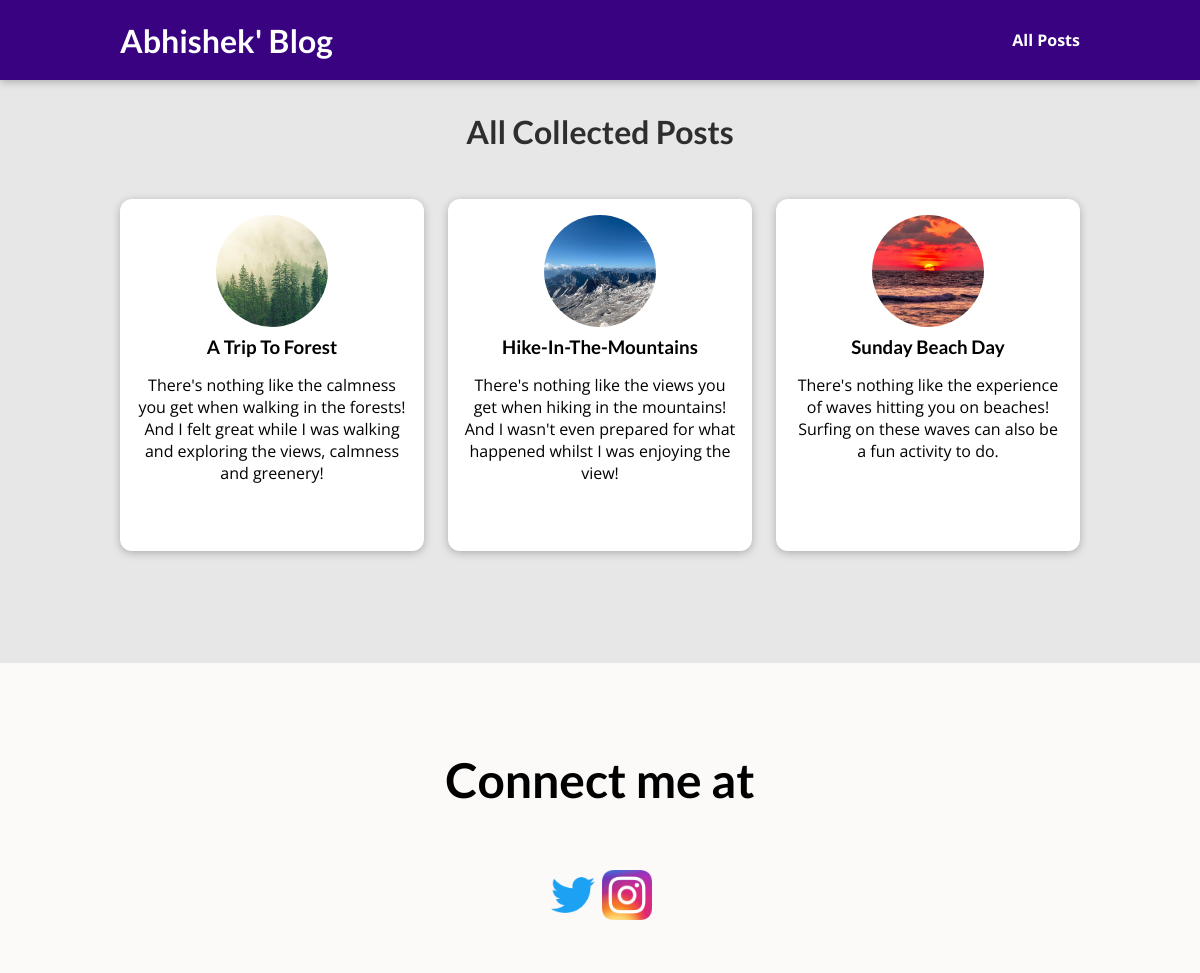
The page /posts on the database its author committed.
### blog/models.py (models this page shows, shortened)
class Post(models.Model):
    title = models.CharField(max_length=100)
    author = models.ForeignKey(
        Author, verbose_name=("Post author"), on_delete=models.SET_NULL, related_name="posts",null=True)
    excerpt = models.TextField()
    image_name = models.CharField(max_length=50, verbose_name="Post's image")
    post_date = models.DateField(
        auto_now=True, auto_now_add=False, verbose_name="Upload Date and time")
    slug = models.SlugField(unique=True, db_index=True)
    content = models.TextField(verbose_name="Post content", validators=[MinLengthValidator(10)])
    tags = models.ManyToManyField(Tag, verbose_name=("post tags"))
    class Meta:
        verbose_name=("Post")
        verbose_name_plural=("Posts")

### blog/views.py (the view)
# urls.py: path("posts", views.all_posts, name="posts-page"),
def all_posts(request):
    return render(request, "blog/all_posts.html",{"posts":posts})

### blog/templates/blog/all_posts.html (shortened to what this page needs)
{% extends 'base.html' %}
{% load static %}
{%block css_files%}
<link rel="stylesheet" href="{% static 'blog/post.css' %}" />
<link rel="stylesheet" href="{% static 'blog/all_posts.css' %}" />
{%endblock%}
{% block content %}
<section id="all-posts">
  <h2>All Collected Posts</h2>
  <ul>
  {% for post in posts %}
    {% include "blog/includes/post.html" %}
  {% endfor %}
  </ul>
</section>
{% endblock content %}

### blog/templates/blog/includes/post.html
{% load static %}
<li>
    <article class="post">
      <a href="{% url 'post-detail' post.slug %}">
        <img
          src="{% static 'blog/images/'|add:post.image_name %}"
          alt="{{post.title|title}}"
        />
        <div class="post_content">
          <h3>{{post.title|title}}</h3>
          <p>
            {{post.excerpt}}
          </p>
        </div>
      </a>
    </article>
  </li>

### static/app.css (style rules this page uses)
* { box-sizing: border-box; }
html { font-family: 'Open Sans', 'Lato', sans-serif; }
body { margin: 0; }
h1, h2, h3 { font-family: 'Lato', sans-serif; font-weight: bold; }

### blog/static/blog/post.css (style rules this page uses)
.post { display: flex; flex-direction: column; align-items: center; text-align: center; }
.post a { text-decoration: none; color: black; transition: all 0.2s ease; padding: 1rem; }
.post img { width: 5rem; height: 5rem; object-fit: cover; border-radius: 50%; }
.post h3 { margin: 0.25rem 0; }

### blog/static/blog/all_posts.css (style rules this page uses)
body { background-color: #e7e7e7; }
#all-posts { margin: 7rem auto; width: 90%; max-width: 60rem; }
#all-posts h2 { text-align: center; font-size: 2rem; color: #2e2e2e; margin: 3rem 0; }
ul { list-style: none; margin: 0; padding: 0; display: grid; grid-template-columns: repeat(auto-fill, minmax(17rem, 1fr)); gap: 1.5rem; }
.post img { width: 7rem; height: 7rem; }
.post a { height: 22rem; transform-origin: center; box-shadow: 0 2px 8px rgba(0, 0, 0, 0.25); border-radius: 12px; background-color: white; }

### rows shown on the page
Post: image_name (picture), title "A Trip To Forest", excerpt "There's nothing like the calmness you get when walking in the forests! And I felt great while I was walking and exploring the views, calmness and greenery!"
Post: image_name (picture), title "Hike-In-The-Mountains", excerpt "There's nothing like the views you get when hiking in the mountains! And I wasn't even prepared for what happened whilst I was enjoying the view!"
Post: image_name (picture), title "Sunday Beach Day", excerpt "There's nothing like the experience of waves hitting you on beaches! Surfing on these waves can also be a fun activity to do."
